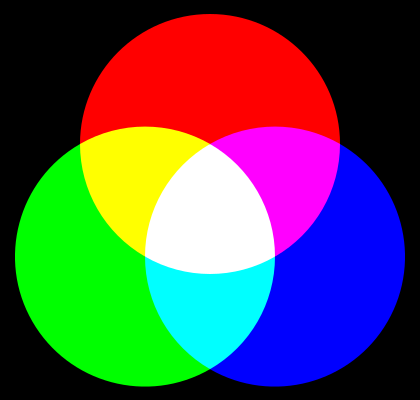
%> input picture CLASE_1/rgb.png, 420 x 400 px
$ octave CLASE_1.m   (GNU Octave 9; MATLAB toolbox functions it lacks are replaced by stand-ins)
%> lines starting %> are read from the running program, lines starting %| are printed output that depends on the picture
clear all;
close all;
clc;
a=imread('rgb.png');
%> a is the input picture: size 400x420x3 uint8; mean R, G, B 80.6, 80.6, 80.6
figure(1);imshow(a);impixelinfo; %Es para mostrar la imagen con la info en el footer
r=a; g=a; b=a;
r(:,:,2:3)=0;%Destruye capa 2 y 3 para mostrar la capa 1, roja.
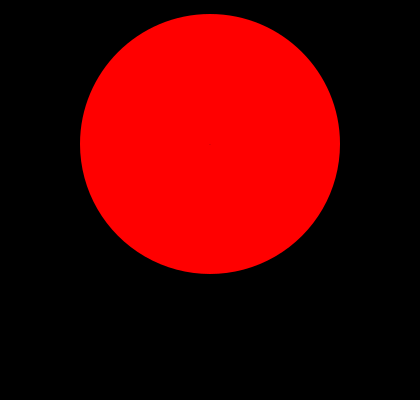
%> r: size 400x420x3 uint8; mean R, G, B 80.6, 0, 0
figure(2);imshow(r);impixelinfo;
g(:,:,1:2:3)=0; %Destruye capa 1 y 3 para que quede solo la 2.
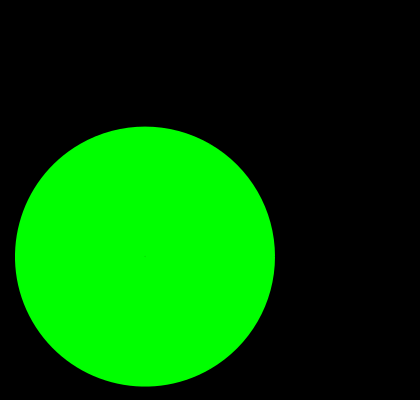
%> g: size 400x420x3 uint8; mean R, G, B 0, 80.6, 0
b(:,:,1:2)=0; %Destruye capa 1 y 2 para que quede solo la 3.
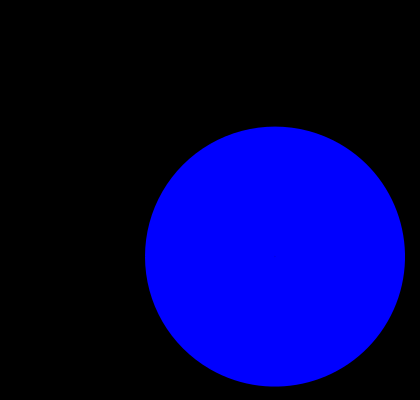
%> b: size 400x420x3 uint8; mean R, G, B 0, 0, 80.6
figure(3);imshow(g);impixelinfo;
figure(4);imshow(b);impixelinfo;
figure(5);subplot(2,2,1); %2 filas, 2 columas en la pos 1
imshow(a);
subplot 222;imshow(r);
subplot 223;imshow(g);
subplot 224;imshow(b);impixelinfo;
t=[a,r;g,b];
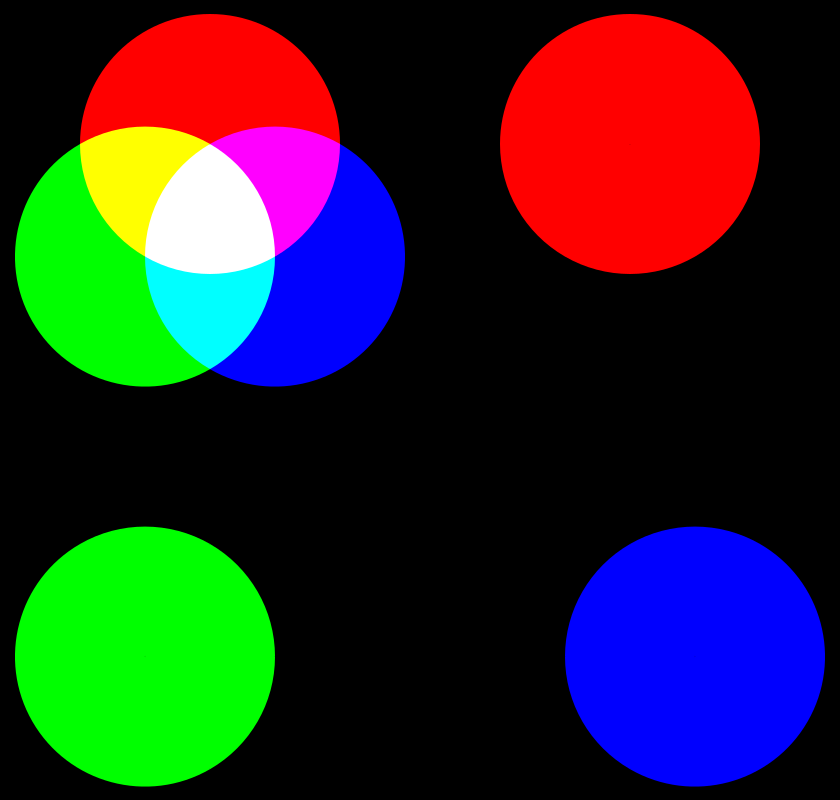
%> t: size 800x840x3 uint8; mean R, G, B 40.3, 40.3, 40.3
figure;imshow(t);impixelinfo;
